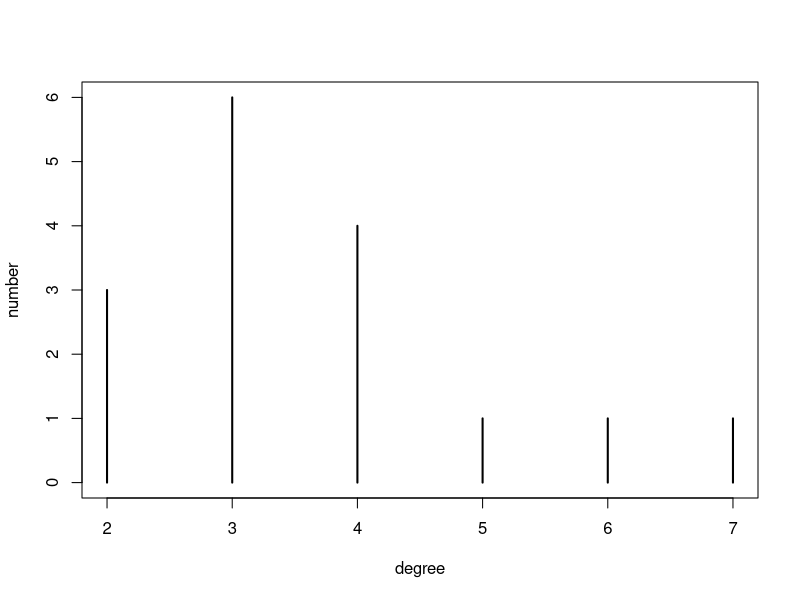

Write the R code that produced this figure. (Note: this script raises an error after producing the figure.)
# Set working directory
setwd("~/MethodsR/Statistical-Analysis-of-Networks")

# Install packages
install_package <- function(pkg){
  new.pkg <- pkg[!(pkg %in% installed.packages()[, "Package"])]
  if (length(new.pkg)) 
    install.packages(new.pkg, dependencies = TRUE)
  sapply(pkg, require, character.only = TRUE)
}

install_package(c(
  "dplyr",
  "igraph",
  "data.table",
  "RSiena",
  "network",
  "sna"
))

###############################
# High Tribe Example
###############################

#Read in data: HighTribe
HighTribe <- read.table('./Data/RedHighlandTribes.txt')
HighTribePos <- HighTribe[1:16,] #all columns, only rows from 1 to 16
rowSums(HighTribePos) #Nodal degrees
table(rowSums(HighTribePos)) #Degree distribution

#Plotting degree distribution:
plot(table(rowSums(HighTribePos)), ylab='number',xlab='degree')

#Find the total number of ties
sum(HighTribePos)/2

#Plotting network:
HighNet <- as.network(HighTribePos, directed= FALSE)
plot(HighNet)

#Calculating Density
n <- dim(HighTribePos)
sum(HighTribePos)/(n*(n-1)) #24% of all possible ties exist in the network

gden(HighNet) #Easy function to find density from SNA package

#Geodesic distances 
Distances <- geodist(HighNet)
Distances$gdist #Print geodesic matrix
Distances$counts #of geodecis
table( Distances$gdist[ lower.tri(Distances$gdist)] ) #To tabulate:
plot(table( Distances$gdist[ lower.tri(Distances$gdist) ] ) ) #Plot

#Triad (SNA used mode ='graph' OR 'di-graph' where Network uses T/F for directed.)
#For any three nodes in the network, it can either have 0-3 ties.
tricen <- triad.census(HighNet) #not telling the function that it's undirected
tricen <- triad.census(HighNet, mode='graph')
tricen[4]*3/(tricen[3]+3*(tricen[4])) #calculate the density of triads, roughly 63%
gtrans(HighNet) #easy function to compute above

#Dyad Census
dyad.census(HighNet) #not interesting since undirected

###############################
# Zachary Example
###############################

#Read in data: Zachary
Zachary <- read.table('./Data/zachary.txt')

#Plotting network:
aNet <- as.network(Zachary[1:34,] , directed= FALSE)
plot(aNet)
plot(table(rowSums(Zachary)),ylab='') #Plotting degree distribution:

gden(aNet) 


###############################
# s-50 data set Example
###############################
#Read in data and convert to matrix format
friend.data.w1 <- read.table("./Data/s50-network1.dat")
friendMat <- as.matrix(friend.data.w1)

plot(as.network(friendMat)) #Plotting network

#Calculate the ‘dyad census’
#Adding up the total number gives the number of directed pairs
#Transitive vs Cyclical traids
dyad.census(friendMat)
triad.census(friendMat) #Holland & Lienhart -> U=Up D=Down T=Transitive C=Cyclical
gden(friendMat)
plot(table(colSums(friendMat))) #in-degree distribution

#Create a random graph
g <- rgraph(50) #Not a meaninful comparison if it's exactly random, might be worth having same # of nodes and density
g <-rgraph(50, tprob= gden(friendMat))
class(g) #it's a matrix!
plot(as.network(g))
dyad.census(g)
triad.census(g)
gden(g)
plot(table(colSums(g))) #in-degree distribution

par(mfrow=c(1,2))

